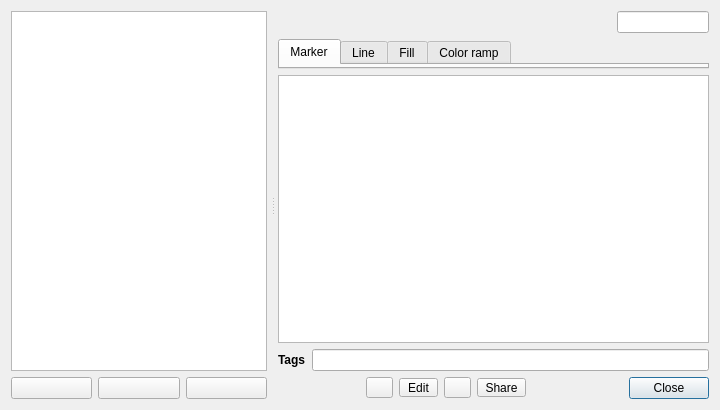
<?xml version="1.0" encoding="UTF-8"?>
<ui version="4.0">
 <class>QgsStyleV2ManagerDialogBase</class>
 <widget class="QDialog" name="QgsStyleV2ManagerDialogBase">
  <property name="geometry">
   <rect>
    <x>0</x>
    <y>0</y>
    <width>720</width>
    <height>410</height>
   </rect>
  </property>
  <property name="windowTitle">
   <string>Style Manager</string>
  </property>
  <property name="styleSheet">
   <string notr="true">QToolButton { padding-left: 3px; padding-right: 3px; }
/* QMenu::item { padding: 2px 10px 2px 20px; }
QMenu::item:selected {  background-color: gray; } */
</string>
  </property>
  <layout class="QGridLayout" name="gridLayout">
   <item row="3" column="0">
    <widget class="QSplitter" name="mSplitter">
     <property name="orientation">
      <enum>Qt::Horizontal</enum>
     </property>
     <property name="handleWidth">
      <number>3</number>
     </property>
     <property name="childrenCollapsible">
      <bool>false</bool>
     </property>
     <widget class="QWidget" name="widget" native="true">
      <property name="sizePolicy">
       <sizepolicy hsizetype="Expanding" vsizetype="Preferred">
        <horstretch>0</horstretch>
        <verstretch>0</verstretch>
       </sizepolicy>
      </property>
      <layout class="QGridLayout" name="gridLayout_2">
       <property name="leftMargin">
        <number>0</number>
       </property>
       <property name="topMargin">
        <number>0</number>
       </property>
       <property name="rightMargin">
        <number>4</number>
       </property>
       <property name="bottomMargin">
        <number>0</number>
       </property>
       <item row="0" column="0" colspan="3">
        <widget class="QTreeView" name="groupTree">
         <property name="sizePolicy">
          <sizepolicy hsizetype="Preferred" vsizetype="Expanding">
           <horstretch>0</horstretch>
           <verstretch>0</verstretch>
          </sizepolicy>
         </property>
         <property name="maximumSize">
          <size>
           <width>16777215</width>
           <height>16777215</height>
          </size>
         </property>
         <property name="editTriggers">
          <set>QAbstractItemView::DoubleClicked</set>
         </property>
        </widget>
       </item>
       <item row="1" column="0">
        <widget class="QPushButton" name="btnAddGroup">
         <property name="text">
          <string/>
         </property>
         <property name="icon">
          <iconset resource="../../images/images.qrc">
           <normaloff>:/images/themes/default/symbologyAdd.png</normaloff>:/images/themes/default/symbologyAdd.png</iconset>
         </property>
         <property name="autoDefault">
          <bool>false</bool>
         </property>
        </widget>
       </item>
       <item row="1" column="1">
        <widget class="QPushButton" name="btnRemoveGroup">
         <property name="text">
          <string/>
         </property>
         <property name="icon">
          <iconset resource="../../images/images.qrc">
           <normaloff>:/images/themes/default/symbologyRemove.png</normaloff>:/images/themes/default/symbologyRemove.png</iconset>
         </property>
         <property name="autoDefault">
          <bool>false</bool>
         </property>
        </widget>
       </item>
       <item row="1" column="2">
        <widget class="QPushButton" name="btnManageGroups">
         <property name="text">
          <string/>
         </property>
         <property name="icon">
          <iconset resource="../../images/images.qrc">
           <normaloff>:/images/themes/default/mActionChangeLabelProperties.png</normaloff>:/images/themes/default/mActionChangeLabelProperties.png</iconset>
         </property>
         <property name="autoDefault">
          <bool>false</bool>
         </property>
        </widget>
       </item>
      </layout>
     </widget>
     <widget class="QWidget" name="widget_2" native="true">
      <property name="sizePolicy">
       <sizepolicy hsizetype="Expanding" vsizetype="Preferred">
        <horstretch>1</horstretch>
        <verstretch>0</verstretch>
       </sizepolicy>
      </property>
      <layout class="QGridLayout" name="gridLayout_3">
       <property name="leftMargin">
        <number>4</number>
       </property>
       <property name="topMargin">
        <number>0</number>
       </property>
       <property name="rightMargin">
        <number>0</number>
       </property>
       <property name="bottomMargin">
        <number>0</number>
       </property>
       <item row="0" column="0">
        <spacer name="horizontalSpacer">
         <property name="orientation">
          <enum>Qt::Horizontal</enum>
         </property>
         <property name="sizeHint" stdset="0">
          <size>
           <width>350</width>
           <height>20</height>
          </size>
         </property>
        </spacer>
       </item>
       <item row="0" column="1">
        <widget class="QgsFilterLineEdit" name="searchBox">
         <property name="text">
          <string/>
         </property>
        </widget>
       </item>
       <item row="1" column="0" colspan="2">
        <widget class="QTabWidget" name="tabItemType">
         <property name="sizePolicy">
          <sizepolicy hsizetype="Expanding" vsizetype="Expanding">
           <horstretch>0</horstretch>
           <verstretch>0</verstretch>
          </sizepolicy>
         </property>
         <property name="currentIndex">
          <number>0</number>
         </property>
         <property name="iconSize">
          <size>
           <width>20</width>
           <height>20</height>
          </size>
         </property>
         <widget class="QWidget" name="tabMarker">
          <property name="sizePolicy">
           <sizepolicy hsizetype="Preferred" vsizetype="Ignored">
            <horstretch>0</horstretch>
            <verstretch>0</verstretch>
           </sizepolicy>
          </property>
          <attribute name="icon">
           <iconset resource="../../images/images.qrc">
            <normaloff>:/images/themes/default/styleicons/style-point.png</normaloff>:/images/themes/default/styleicons/style-point.png</iconset>
          </attribute>
          <attribute name="title">
           <string>Marker</string>
          </attribute>
         </widget>
         <widget class="QWidget" name="tabLine">
          <property name="sizePolicy">
           <sizepolicy hsizetype="Preferred" vsizetype="Ignored">
            <horstretch>0</horstretch>
            <verstretch>0</verstretch>
           </sizepolicy>
          </property>
          <attribute name="icon">
           <iconset resource="../../images/images.qrc">
            <normaloff>:/images/themes/default/styleicons/style-line.png</normaloff>:/images/themes/default/styleicons/style-line.png</iconset>
          </attribute>
          <attribute name="title">
           <string>Line</string>
          </attribute>
         </widget>
         <widget class="QWidget" name="tabFill">
          <property name="sizePolicy">
           <sizepolicy hsizetype="Preferred" vsizetype="Ignored">
            <horstretch>0</horstretch>
            <verstretch>0</verstretch>
           </sizepolicy>
          </property>
          <attribute name="icon">
           <iconset resource="../../images/images.qrc">
            <normaloff>:/images/themes/default/styleicons/style-polygon.png</normaloff>:/images/themes/default/styleicons/style-polygon.png</iconset>
          </attribute>
          <attribute name="title">
           <string>Fill</string>
          </attribute>
         </widget>
         <widget class="QWidget" name="tabColorRamp">
          <property name="sizePolicy">
           <sizepolicy hsizetype="Preferred" vsizetype="Ignored">
            <horstretch>0</horstretch>
            <verstretch>0</verstretch>
           </sizepolicy>
          </property>
          <attribute name="icon">
           <iconset resource="../../images/images.qrc">
            <normaloff>:/images/themes/default/styleicons/color.png</normaloff>:/images/themes/default/styleicons/color.png</iconset>
          </attribute>
          <attribute name="title">
           <string>Color ramp</string>
          </attribute>
         </widget>
        </widget>
       </item>
       <item row="2" column="0" colspan="2">
        <widget class="QListView" name="listItems">
         <property name="sizePolicy">
          <sizepolicy hsizetype="Expanding" vsizetype="Expanding">
           <horstretch>0</horstretch>
           <verstretch>3</verstretch>
          </sizepolicy>
         </property>
         <property name="editTriggers">
          <set>QAbstractItemView::EditKeyPressed|QAbstractItemView::SelectedClicked</set>
         </property>
         <property name="iconSize">
          <size>
           <width>0</width>
           <height>0</height>
          </size>
         </property>
         <property name="movement">
          <enum>QListView::Static</enum>
         </property>
         <property name="resizeMode">
          <enum>QListView::Adjust</enum>
         </property>
         <property name="spacing">
          <number>5</number>
         </property>
         <property name="gridSize">
          <size>
           <width>0</width>
           <height>0</height>
          </size>
         </property>
         <property name="viewMode">
          <enum>QListView::IconMode</enum>
         </property>
         <property name="wordWrap">
          <bool>true</bool>
         </property>
        </widget>
       </item>
       <item row="3" column="0" colspan="2">
        <layout class="QHBoxLayout" name="horizontalLayout_2">
         <item>
          <widget class="QLabel" name="label">
           <property name="font">
            <font>
             <weight>75</weight>
             <bold>true</bold>
            </font>
           </property>
           <property name="text">
            <string>Tags</string>
           </property>
          </widget>
         </item>
         <item>
          <widget class="QLineEdit" name="tagsLineEdit"/>
         </item>
        </layout>
       </item>
       <item row="4" column="0" colspan="2">
        <layout class="QHBoxLayout" name="horizontalLayout">
         <item>
          <spacer name="horizontalSpacer_2">
           <property name="orientation">
            <enum>Qt::Horizontal</enum>
           </property>
           <property name="sizeHint" stdset="0">
            <size>
             <width>40</width>
             <height>20</height>
            </size>
           </property>
          </spacer>
         </item>
         <item>
          <layout class="QHBoxLayout" name="symbolBtnsLayout">
           <property name="spacing">
            <number>6</number>
           </property>
           <property name="leftMargin">
            <number>0</number>
           </property>
           <item>
            <widget class="QToolButton" name="btnAddItem">
             <property name="minimumSize">
              <size>
               <width>0</width>
               <height>0</height>
              </size>
             </property>
             <property name="toolTip">
              <string>Add item</string>
             </property>
             <property name="text">
              <string/>
             </property>
             <property name="popupMode">
              <enum>QToolButton::InstantPopup</enum>
             </property>
            </widget>
           </item>
           <item>
            <widget class="QToolButton" name="btnEditItem">
             <property name="toolTip">
              <string>Edit item</string>
             </property>
             <property name="text">
              <string>Edit</string>
             </property>
             <property name="toolButtonStyle">
              <enum>Qt::ToolButtonTextBesideIcon</enum>
             </property>
            </widget>
           </item>
           <item>
            <widget class="QToolButton" name="btnRemoveItem">
             <property name="toolTip">
              <string>Remove item</string>
             </property>
             <property name="text">
              <string/>
             </property>
            </widget>
           </item>
           <item>
            <widget class="QToolButton" name="btnShare">
             <property name="minimumSize">
              <size>
               <width>0</width>
               <height>16</height>
              </size>
             </property>
             <property name="text">
              <string>Share</string>
             </property>
             <property name="popupMode">
              <enum>QToolButton::InstantPopup</enum>
             </property>
             <property name="toolButtonStyle">
              <enum>Qt::ToolButtonTextBesideIcon</enum>
             </property>
            </widget>
           </item>
          </layout>
         </item>
         <item>
          <spacer name="horizontalSpacer_3">
           <property name="orientation">
            <enum>Qt::Horizontal</enum>
           </property>
           <property name="sizeHint" stdset="0">
            <size>
             <width>40</width>
             <height>20</height>
            </size>
           </property>
          </spacer>
         </item>
         <item>
          <widget class="QDialogButtonBox" name="buttonBox">
           <property name="orientation">
            <enum>Qt::Horizontal</enum>
           </property>
           <property name="standardButtons">
            <set>QDialogButtonBox::Close</set>
           </property>
           <property name="centerButtons">
            <bool>false</bool>
           </property>
          </widget>
         </item>
        </layout>
       </item>
      </layout>
     </widget>
    </widget>
   </item>
  </layout>
 </widget>
 <customwidgets>
  <customwidget>
   <class>QgsFilterLineEdit</class>
   <extends>QLineEdit</extends>
   <header>qgsfilterlineedit.h</header>
  </customwidget>
 </customwidgets>
 <tabstops>
  <tabstop>groupTree</tabstop>
  <tabstop>btnAddGroup</tabstop>
  <tabstop>btnRemoveGroup</tabstop>
  <tabstop>btnManageGroups</tabstop>
  <tabstop>searchBox</tabstop>
  <tabstop>tabItemType</tabstop>
  <tabstop>listItems</tabstop>
  <tabstop>tagsLineEdit</tabstop>
  <tabstop>btnAddItem</tabstop>
  <tabstop>btnEditItem</tabstop>
  <tabstop>btnRemoveItem</tabstop>
  <tabstop>btnShare</tabstop>
  <tabstop>buttonBox</tabstop>
 </tabstops>
 <resources>
  <include location="../../images/images.qrc"/>
 </resources>
 <connections>
  <connection>
   <sender>buttonBox</sender>
   <signal>rejected()</signal>
   <receiver>QgsStyleV2ManagerDialogBase</receiver>
   <slot>reject()</slot>
   <hints>
    <hint type="sourcelabel">
     <x>266</x>
     <y>350</y>
    </hint>
    <hint type="destinationlabel">
     <x>299</x>
     <y>351</y>
    </hint>
   </hints>
  </connection>
 </connections>
</ui>
